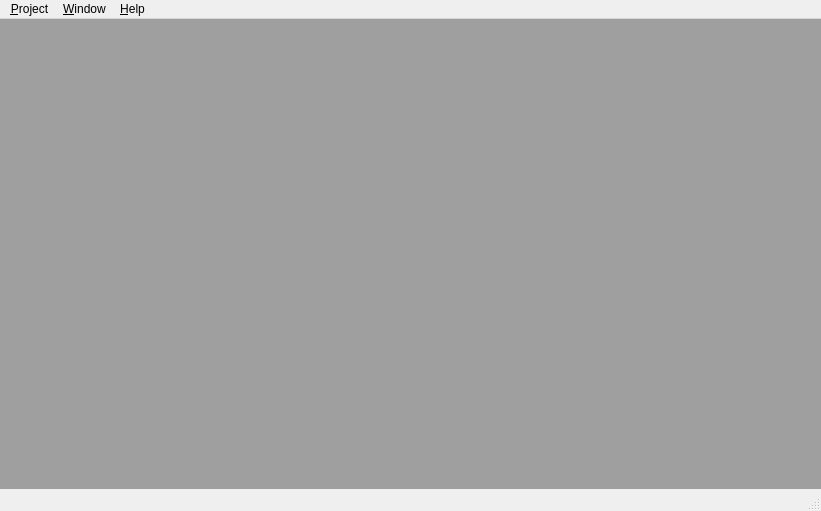
<?xml version="1.0" encoding="UTF-8"?>
<ui version="4.0">
 <class>MainWindow</class>
 <widget class="QMainWindow" name="MainWindow">
  <property name="geometry">
   <rect>
    <x>0</x>
    <y>0</y>
    <width>821</width>
    <height>511</height>
   </rect>
  </property>
  <property name="windowTitle">
   <string>MainWindow</string>
  </property>
  <widget class="QWidget" name="centralWidget">
   <layout class="QGridLayout" name="gridLayout">
    <property name="margin">
     <number>0</number>
    </property>
    <item row="0" column="0">
     <widget class="QMdiArea" name="mdiArea"/>
    </item>
   </layout>
  </widget>
  <widget class="QMenuBar" name="menuBar">
   <property name="geometry">
    <rect>
     <x>0</x>
     <y>0</y>
     <width>821</width>
     <height>19</height>
    </rect>
   </property>
   <widget class="QMenu" name="menuProject">
    <property name="title">
     <string>&amp;Project</string>
    </property>
    <widget class="QMenu" name="menuProjectRecent">
     <property name="title">
      <string>Recent</string>
     </property>
    </widget>
    <addaction name="actionProjectNew"/>
    <addaction name="separator"/>
    <addaction name="actionProjectLoad"/>
    <addaction name="menuProjectRecent"/>
    <addaction name="separator"/>
    <addaction name="actionProjectSave"/>
    <addaction name="actionProjectSaveAs"/>
    <addaction name="actionProjectSaveAll"/>
    <addaction name="separator"/>
    <addaction name="actionProjectPreferences"/>
    <addaction name="separator"/>
    <addaction name="actionProjectExit"/>
   </widget>
   <widget class="QMenu" name="menuWindow">
    <property name="title">
     <string>&amp;Window</string>
    </property>
    <widget class="QMenu" name="menuWindowViewMode">
     <property name="title">
      <string>View mode</string>
     </property>
     <addaction name="actionWindowViewModeWindowed"/>
     <addaction name="actionWindowViewModeTabbed"/>
    </widget>
    <addaction name="actionWindowNext"/>
    <addaction name="actionWindowPrevious"/>
    <addaction name="separator"/>
    <addaction name="actionWindowTile"/>
    <addaction name="actionWindowCascade"/>
    <addaction name="separator"/>
    <addaction name="actionWindowClose"/>
    <addaction name="actionWindowCloseAll"/>
    <addaction name="separator"/>
    <addaction name="menuWindowViewMode"/>
   </widget>
   <widget class="QMenu" name="menuHelp">
    <property name="title">
     <string>&amp;Help</string>
    </property>
    <addaction name="actionHelpAbout"/>
    <addaction name="actionHelpAboutQt"/>
   </widget>
   <addaction name="menuProject"/>
   <addaction name="menuWindow"/>
   <addaction name="menuHelp"/>
  </widget>
  <widget class="QStatusBar" name="statusBar"/>
  <action name="actionProjectNew">
   <property name="text">
    <string>New</string>
   </property>
   <property name="statusTip">
    <string>Create a new project</string>
   </property>
   <property name="shortcut">
    <string>Ctrl+N</string>
   </property>
  </action>
  <action name="actionProjectLoad">
   <property name="text">
    <string>Load...</string>
   </property>
   <property name="statusTip">
    <string>Load existing project from file</string>
   </property>
   <property name="shortcut">
    <string>Ctrl+L</string>
   </property>
  </action>
  <action name="actionProjectSave">
   <property name="text">
    <string>Save</string>
   </property>
   <property name="statusTip">
    <string>Save project to file</string>
   </property>
   <property name="shortcut">
    <string>Ctrl+S</string>
   </property>
  </action>
  <action name="actionProjectSaveAs">
   <property name="text">
    <string>Save as...</string>
   </property>
   <property name="statusTip">
    <string>Save project under a different name</string>
   </property>
   <property name="shortcut">
    <string>Ctrl+Shift+S</string>
   </property>
  </action>
  <action name="actionProjectExit">
   <property name="text">
    <string>Exit</string>
   </property>
   <property name="statusTip">
    <string>Quit GUI</string>
   </property>
   <property name="shortcut">
    <string>Ctrl+X</string>
   </property>
  </action>
  <action name="actionWindowNext">
   <property name="text">
    <string>Next</string>
   </property>
   <property name="statusTip">
    <string>Select next project window</string>
   </property>
   <property name="shortcut">
    <string>Ctrl+Alt+N</string>
   </property>
  </action>
  <action name="actionWindowPrevious">
   <property name="text">
    <string>Previous</string>
   </property>
   <property name="statusTip">
    <string>Select previous project window</string>
   </property>
   <property name="shortcut">
    <string>Ctrl+Alt+P</string>
   </property>
  </action>
  <action name="actionWindowTile">
   <property name="text">
    <string>Tile</string>
   </property>
   <property name="statusTip">
    <string>Tile project windows</string>
   </property>
   <property name="shortcut">
    <string>Ctrl+Alt+T</string>
   </property>
  </action>
  <action name="actionWindowCascade">
   <property name="text">
    <string>Cascade</string>
   </property>
   <property name="statusTip">
    <string>Cascade project windows</string>
   </property>
   <property name="shortcut">
    <string>Ctrl+Alt+C</string>
   </property>
  </action>
  <action name="actionWindowClose">
   <property name="text">
    <string>Close</string>
   </property>
   <property name="statusTip">
    <string>Close active project window</string>
   </property>
  </action>
  <action name="actionWindowCloseAll">
   <property name="text">
    <string>Close all</string>
   </property>
   <property name="statusTip">
    <string>Close all project windows</string>
   </property>
  </action>
  <action name="actionHelpAbout">
   <property name="enabled">
    <bool>false</bool>
   </property>
   <property name="text">
    <string>About...</string>
   </property>
   <property name="statusTip">
    <string>About this program</string>
   </property>
  </action>
  <action name="actionHelpAboutQt">
   <property name="text">
    <string>About Qt...</string>
   </property>
   <property name="statusTip">
    <string>About Qt</string>
   </property>
  </action>
  <action name="actionProjectPreferences">
   <property name="text">
    <string>Preferences...</string>
   </property>
   <property name="statusTip">
    <string>General preferences</string>
   </property>
   <property name="shortcut">
    <string>Ctrl+P</string>
   </property>
  </action>
  <action name="actionNo_recent_files">
   <property name="text">
    <string>No recent files</string>
   </property>
  </action>
  <action name="actionWindowViewModeWindowed">
   <property name="checkable">
    <bool>true</bool>
   </property>
   <property name="text">
    <string>Windowed</string>
   </property>
   <property name="statusTip">
    <string>View projects in windowed mode</string>
   </property>
   <property name="shortcut">
    <string>Ctrl+Shift+W</string>
   </property>
  </action>
  <action name="actionWindowViewModeTabbed">
   <property name="checkable">
    <bool>true</bool>
   </property>
   <property name="text">
    <string>Tabbed</string>
   </property>
   <property name="statusTip">
    <string>View projects in tabbed mode</string>
   </property>
   <property name="shortcut">
    <string>Ctrl+Shift+T</string>
   </property>
  </action>
  <action name="actionProjectSaveAll">
   <property name="text">
    <string>Save all</string>
   </property>
  </action>
 </widget>
 <layoutdefault spacing="6" margin="11"/>
 <resources/>
 <connections/>
</ui>
